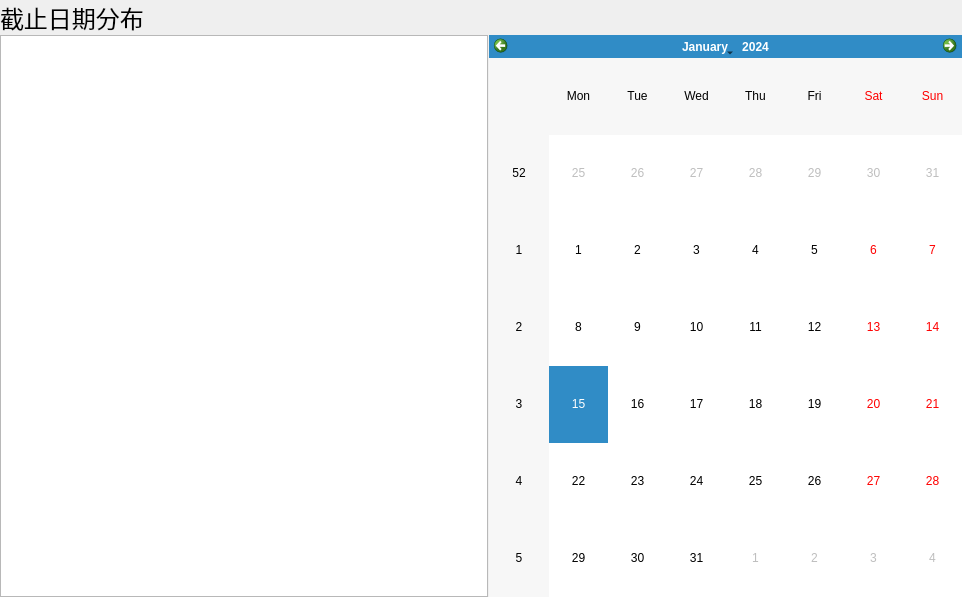
<?xml version="1.0" encoding="UTF-8"?>
<ui version="4.0">
 <class>deadlinedistri</class>
 <widget class="QWidget" name="deadlinedistri">
  <property name="geometry">
   <rect>
    <x>0</x>
    <y>0</y>
    <width>962</width>
    <height>597</height>
   </rect>
  </property>
  <property name="windowTitle">
   <string>Form</string>
  </property>
  <layout class="QVBoxLayout" name="verticalLayout">
   <property name="spacing">
    <number>0</number>
   </property>
   <property name="leftMargin">
    <number>0</number>
   </property>
   <property name="topMargin">
    <number>0</number>
   </property>
   <property name="rightMargin">
    <number>0</number>
   </property>
   <property name="bottomMargin">
    <number>0</number>
   </property>
   <item>
    <widget class="QLabel" name="label">
     <property name="sizePolicy">
      <sizepolicy hsizetype="Preferred" vsizetype="Fixed">
       <horstretch>0</horstretch>
       <verstretch>0</verstretch>
      </sizepolicy>
     </property>
     <property name="font">
      <font>
       <pointsize>18</pointsize>
      </font>
     </property>
     <property name="text">
      <string>截止日期分布</string>
     </property>
    </widget>
   </item>
   <item>
    <widget class="QSplitter" name="splitter_2">
     <property name="orientation">
      <enum>Qt::Horizontal</enum>
     </property>
     <property name="handleWidth">
      <number>1</number>
     </property>
     <property name="childrenCollapsible">
      <bool>false</bool>
     </property>
     <widget class="QListWidget" name="listWidget">
      <property name="sizePolicy">
       <sizepolicy hsizetype="MinimumExpanding" vsizetype="Expanding">
        <horstretch>0</horstretch>
        <verstretch>0</verstretch>
       </sizepolicy>
      </property>
     </widget>
     <widget class="QSplitter" name="splitter">
      <property name="orientation">
       <enum>Qt::Vertical</enum>
      </property>
      <property name="handleWidth">
       <number>1</number>
      </property>
      <property name="childrenCollapsible">
       <bool>false</bool>
      </property>
      <widget class="CalendarWidget" name="MyCalendar">
       <property name="sizePolicy">
        <sizepolicy hsizetype="Expanding" vsizetype="Expanding">
         <horstretch>0</horstretch>
         <verstretch>0</verstretch>
        </sizepolicy>
       </property>
       <property name="minimumSize">
        <size>
         <width>400</width>
         <height>380</height>
        </size>
       </property>
      </widget>
     </widget>
    </widget>
   </item>
  </layout>
 </widget>
 <customwidgets>
  <customwidget>
   <class>CalendarWidget</class>
   <extends>QCalendarWidget</extends>
   <header>CalendarWidget.h</header>
  </customwidget>
 </customwidgets>
 <resources/>
 <connections/>
</ui>
